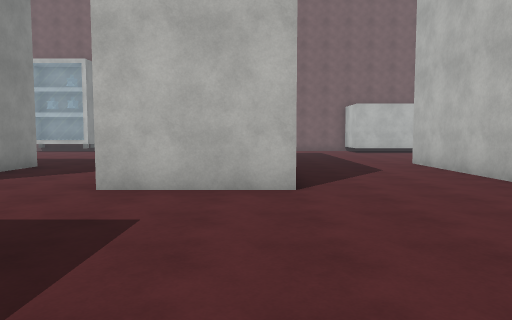
[1] (above)

22 first-person views from a walk through a 3-D level made in the Unity game engine. The camera is 1.5 m above the floor, tilts 4° down and sees 70° across. The floor is counted in squares, 1.8 m on a side. Each view is taken from the middle of a square. On the plan, view 1 faces up. The plan holds only what a view shows up to about 12 squares ahead; the rest is blank. The place goes on beyond the plan. The player character is not drawn. Surface patterns are stand-ins for the level's own textures.

[2]
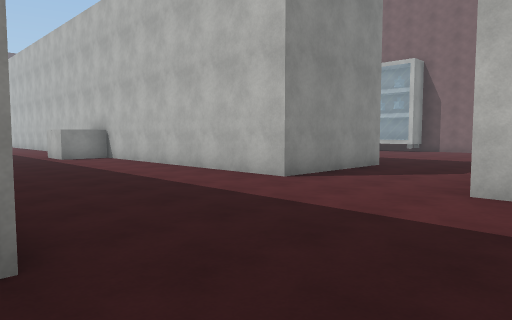

[3]
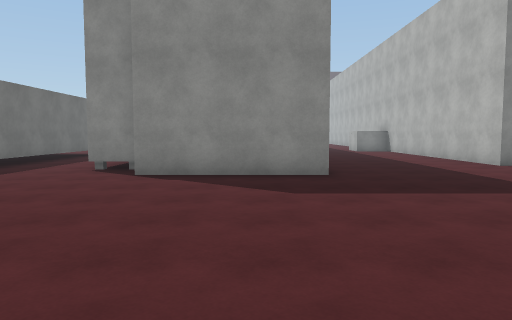

[4]
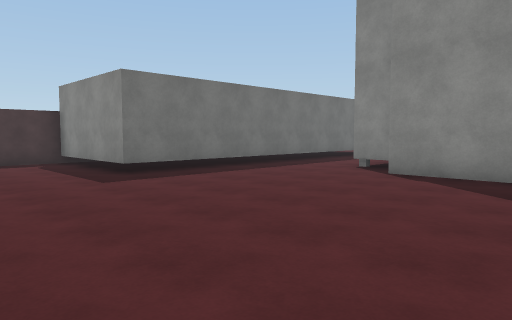

[5]
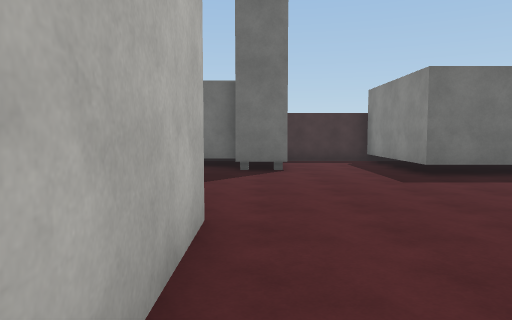

[6]
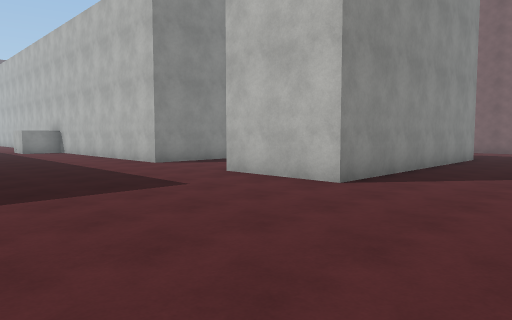

[7]
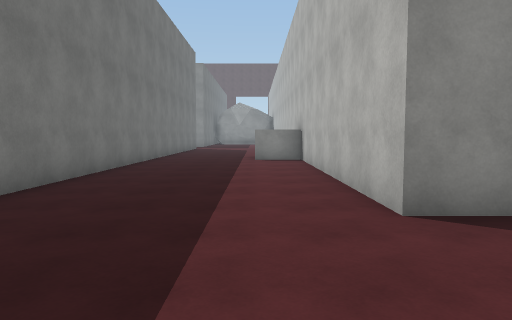

[8]
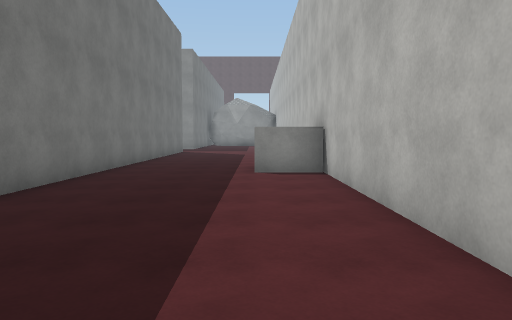

[9]
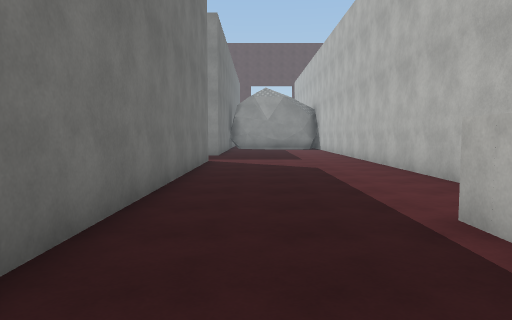

[10]
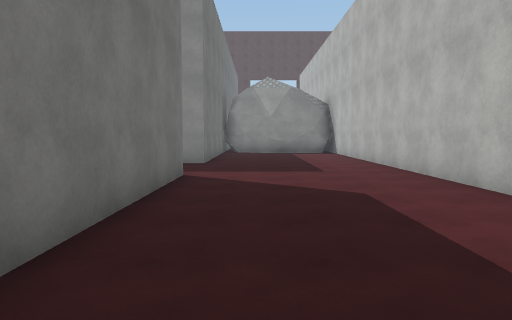

[11]
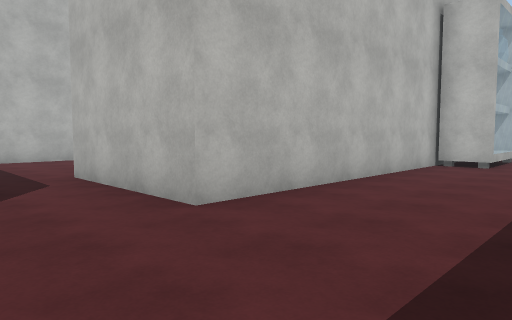

[12]
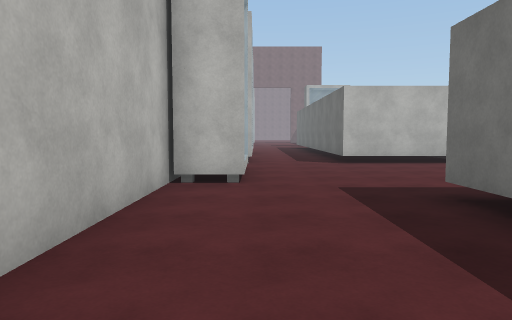

[13]
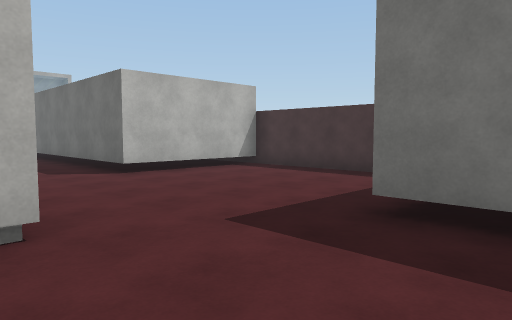

[14]
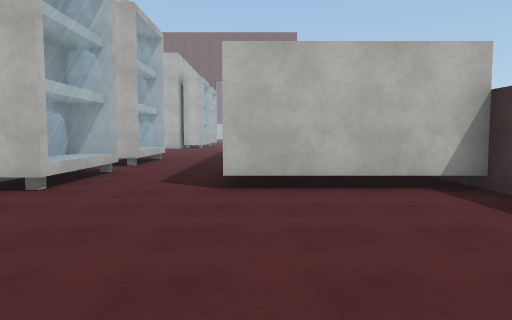

[15]
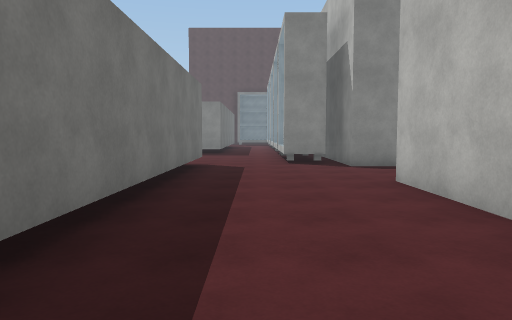

[16]
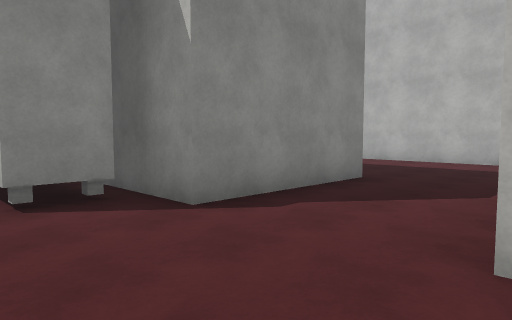

[17]
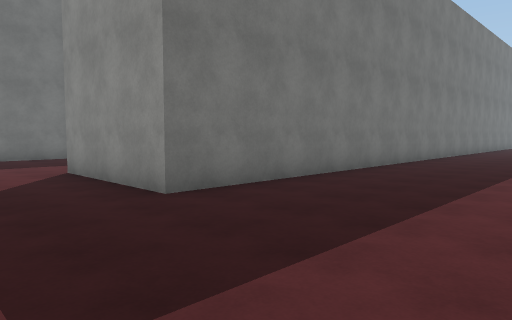

[18]
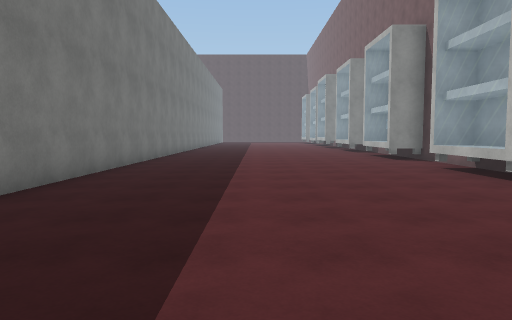

[19]
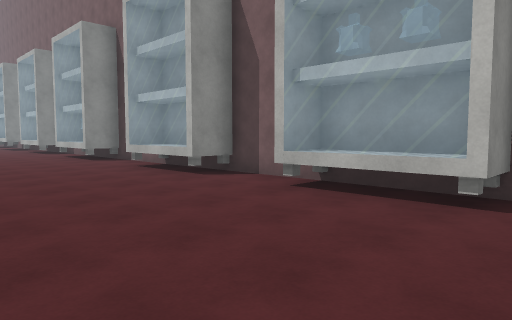

[20]
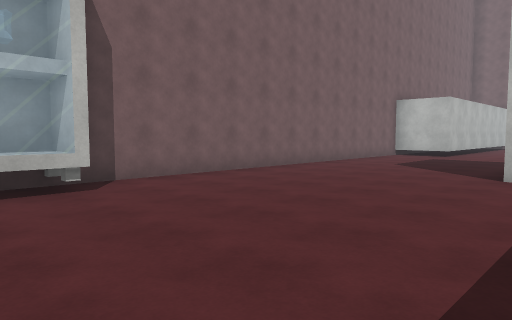

[21]
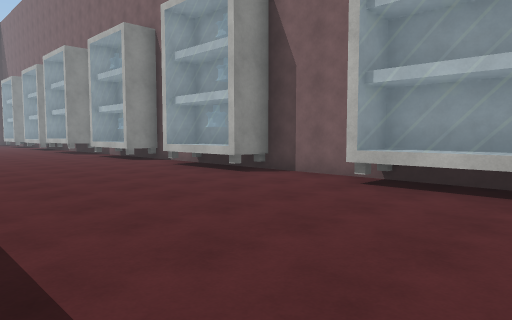

[22]
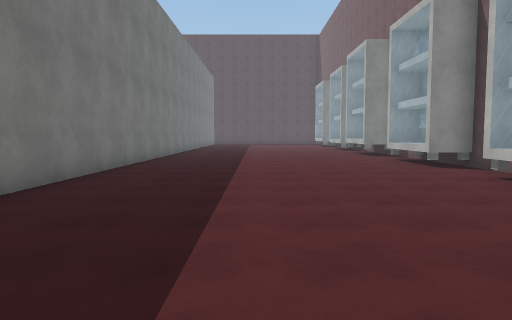

### Floor plan
Points are (right, up) in squares from view 1. A wall is a line through its corners. A room is listed if a view was taken in it or the views show most of it. See-through windows are left out.
Room 1 (views 1, 2, 3, 4, 5, 6, 7, 8, 9, 10, 11, 12, 13, 14, 15, 16, 17, 18, 19, 20, 21, 22)
walls: (-18.1, 5.5) (-28.5, 5.5); (-3.5, 0.6) (-3.5, -3.5); (-15.2, -3.5) (-23.5, -3.5) (-23.5, 0.5) (-5.4, 0.5); (0.6, 13.5) (0.6, 5.5) (-2.5, 5.5); (4.5, 6.4) (4.5, 10.5); (-11.5, -11.6) (-11.5, -7.5) (0.6, -7.5) (0.6, -11.5) (3, -11.5); (-27.1, 9.5) (-5.7, 9.5) (-5.7, 5.5) (-14.2, 5.5); (-15.2, -11.5) (-10.5, -11.5); (4.5, -3.5) (4.5, -0.6); (-28.1, 0.5) (-26.6, 0.5) (-26.6, -3.5) (-28.5, -3.5); (0.6, 18.5) (-27, 18.5); (-27.2, -7.5) (-17.1, -7.5); (4.5, -9.5) (5.4, -9.5)
objects: shelf (-28, -5) to (-28, -4); shelf (-27, 18) to (-25, 18); shelf (-22, 18) to (-19, 18); shelf (-16, 18) to (-14, 18); shelf (-15, -4) to (-13, -4); other object (-15, 4) to (-14, 5); shelf (-11, -5) to (-9, -4); shelf (-11, 18) to (-8, 18); shelf (-7, -5) to (-5, -4); shelf (4, -11) to (4, -9)

Where each view was taken, in squares from view 1:
view 1: 0 up, 0 right, facing up
view 2: 0 up, 1 left, facing up-left
view 3: 1 down, 4 right, facing left
view 4: 0 up, 4 right, facing down-left
view 5: 0 up, 4 right, facing down
view 6: 0 up, 4 right, facing up-left
view 7: 4 up, 2 left, facing left
view 8: 4 up, 6 left, facing left
view 9: 2 up, 12 left, facing left
view 10: 2 up, 16 left, facing left
view 11: 7 down, 26 left, facing up-right
view 12: 5 down, 22 left, facing right
view 13: 4 down, 19 left, facing down-right
view 14: 8 down, 17 left, facing right
view 15: 6 down, 17 left, facing left
view 16: 6 down, 23 left, facing up-left
view 17: 14 up, 3 left, facing down-left
view 18: 13 up, 7 left, facing left
view 19: 13 up, 7 left, facing up-left
view 20: 12 up, 10 left, facing up-right
view 21: 12 up, 13 left, facing up-left
view 22: 13 up, 15 left, facing left
